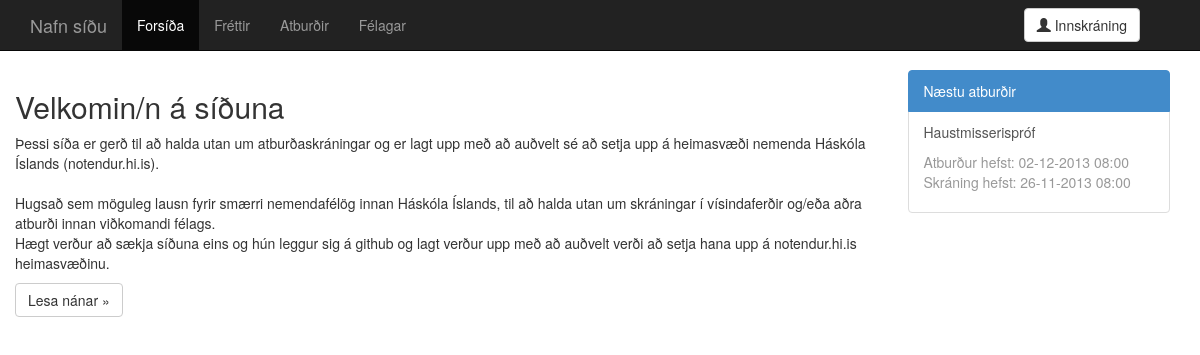
Before: / with the older database file.
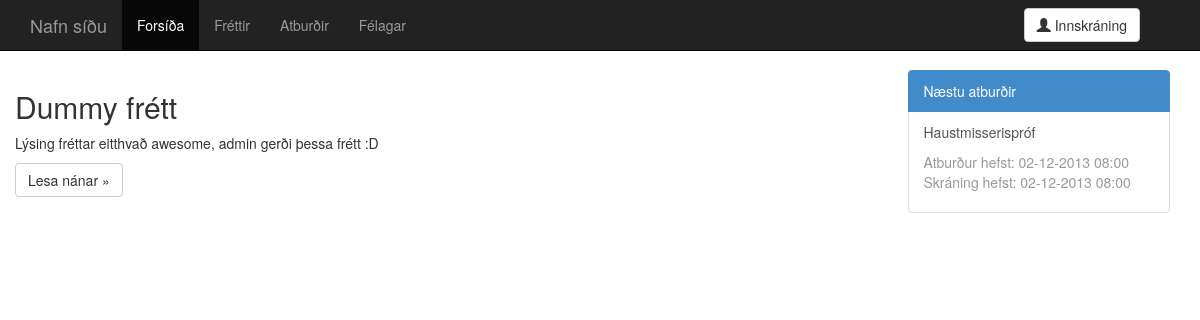
After: the same page with the newer database file.
### tables this page shows
CREATE TABLE 'news' (
  'news_id' integer NOT NULL,
  'title' text,
  'description' text,
  'date_created' integer,
  'date_edited' integer,
  'creator' integer,
  'last_editor' integer,
  PRIMARY KEY ('news_id')
);

CREATE TABLE 'events' (
  'event_id' integer NOT NULL,
  'title' text,
  'start' integer,
  'end' integer,
  'registration_start' integer,
  'registration_end' integer,
  'description' text,
  'location' text,
  'seats' integer,
  'date_created' integer,
  'date_edited' integer,
  'creator' integer,
  'last_editor' integer,
  PRIMARY KEY ('event_id')
);

### parts/index.recent.news.php (the view, shortened to what this page needs)
<?php
$query = $db->prepare("SELECT title,description,date_created,date_edited,creator,last_editor,news_id FROM news ORDER BY date_created LIMIT 0, 5;");
$query->execute();
$result = $query->fetchAll();
if (0 < count($result)) {
  foreach($result as $row_data) {
    $title = $row_data["title"];
    $description = nl2br($row_data["description"]);
    $news_id = $row_data["news_id"];
    echo <<<_END
            <div class="fretta_haldari">
              <h2>$title</h2>
              <p>$description</p>
              <p><a class="btn btn-default" href="news.single.php?id=$news_id" role="button">Lesa nánar &raquo;</a></p>
            </div>
_END;
  }
}
else {
  echo <<<_END
              <p>Engar fréttir skráðar.</p>
_END;
}
?>

### parts/index.sidebar.events.php (shortened to what this page needs)
<?php
$now = time();
$query = $db->prepare("SELECT title,start,end,registration_start,registration_end,description,location,seats,event_id FROM events WHERE end > :now ORDER BY start LIMIT 0, 5;");
$query->execute(array('now' => $now));
$result = $query->fetchAll();
if (0 < count($result)) {
  foreach($result as $row_data) {
    $title = $row_data["title"];
    $start = date("d-m-Y H:i", $row_data["start"]);
    $registration_start = date("d-m-Y H:i", $row_data["registration_start"]);
    $event_id = $row_data["event_id"];
    echo <<<_END
              <a href="event.php?id=$event_id" class="list-group-item">
                <p>$title</p>
                <p class="text-muted">
                  Atburður hefst: $start <br />
                  Skráning hefst: $registration_start
                </p>
              </a>
_END;
  }
}
else {
  echo <<<_END
              <li class="list-group-item">...</li>
_END;
}
?>

Changed rows visible on the page:
removed news: title "Velkomin/n á síðuna", description "Þessi síða er gerð til að halda utan um atburðaskráningar og er lagt upp með að auðvelt sé að setja upp á heimasvæði nemenda Háskóla Íslands (notendur.hi.is). Hugsað sem möguleg lausn fyrir smærri nemendafélög innan Háskóla Íslands, til að halda utan um skráningar í vísindaferðir og/eða aðra atburði innan viðkomandi félags. Hægt verður að sækja síðuna eins og hún leggur sig á github og lagt verður upp með að auðvelt verði að setja hana upp á notendur.hi.is heimasvæðinu."
added news: title "Dummy frétt", description "Lýsing fréttar eitthvað awesome, admin gerði þessa frétt :D"
changed events "Haustmisserispróf": registration_start "26-11-2013 08:00" → "02-12-2013 08:00"
